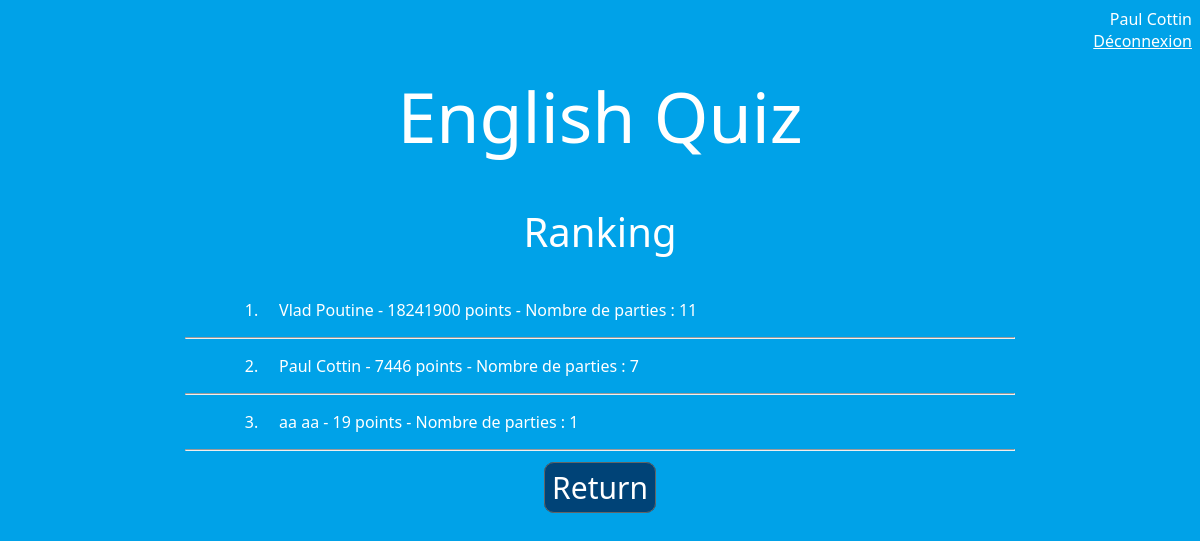
/rank.php (signed in), run on the app's committed database.
### tables this page shows
CREATE TABLE IF NOT EXISTS `users` (
  `id` int(10) NOT NULL AUTO_INCREMENT,
  `prenom` varchar(50) NOT NULL,
  `nom` varchar(50) NOT NULL,
  `email` varchar(50) NOT NULL,
  `mdp` varchar(10000) NOT NULL,
  `maxscore` int(10) DEFAULT '0',
  `nbparties` int(10) NOT NULL DEFAULT '0',
  `nbQts` int(10) NOT NULL DEFAULT '0',
  PRIMARY KEY (`id`),
  UNIQUE KEY `email` (`email`)
);

### rank.php (the view, shortened to what this page needs)
<?php
try{
    $db = new PDO('mysql:host=localhost;dbname=anglais', 'root', '');
}catch(Exeception $e){
    die('Erreur : ' . $e->getMessage());
}
$sql = "SELECT id, prenom, nom FROM users;";
$req = $db->query($sql);
$users = array();
while (($data = $req->fetch()) != null) {
    array_push($users, array($data[1], $data[2], getMax($data[0]), getNbParties($data[0])));
}
foreach ($users as $key => $row) {
    $points[$key]  = $row[3];
}
array_multisort($points, SORT_DESC, $users);
?>
<html>
<head>
    <link rel="stylesheet" type="text/css" href="style.css">
</head>
<body>
<?php if(isset($_SESSION['prenom'])) { ?>
        <p style="text-align:right"><?php echo $_SESSION['prenom']." ".$_SESSION['nom']; ?> <br/>
        <a href="processingConnexion.php?login=0" style="color:white">Déconnexion</a>
        </p>
        <?php } else {?>
        <p style="text-align:right;">
            <a style="color:white;" href="connexion.php">Connexion</a>
        </p>
        <?php } ?>
<p class="centerWhite70">English Quiz</p>
    <p class="centerWhite40">Ranking</p>
    <div>
        <?php for ($i=0; $i < sizeof($users); $i++) { ?>
            <p style="position:relative; left:20%; width:70%">
               <?php echo(($i+1).". "); ?> &nbsp;&nbsp;&nbsp; <?php echo $users[$i][0]; ?> <?php echo $users[$i][1];?> - <?php echo $users[$i][2]; ?> points - Nombre de parties : <?php echo $users[$i][3]; ?> <hr width="70%"/>
            </p>
        <?php
        }
        ?>
    </div>
    <p style="text-align:center">
        <a href="accueil.php" class="button">Return</a>
    </p>
</body>
</html>
<?php
function getMax($id){
    $sql = "SELECT score FROM statistics WHERE id_user=?;";
    $stmt = $GLOBALS['db']->prepare($sql);
    $stmt->execute(array($id));
    $max = 0;
    while(($data = $stmt->fetch()) != null){
        $current = $data[0];
        if ($current > $max) {
            $max = $current;
        }
    }
    return $max;
}
function getNbParties($id){
    $sql = "SELECT count(id) FROM statistics WHERE id_user=?;";
    $stmt = $GLOBALS['db']->prepare($sql);
    $stmt->execute(array($id));
    $data = $stmt->fetch();
    return $data[0];
}
?>

### style.css (style rules this page uses)
html { background-color: #00A2E8; font-family: 'segoe UI'; color: white; }
.centerWhite70 { text-align: center; font-size: 70px; margin-left: auto; margin-right: auto; margin-top: 10px; margin-bottom: 40px; }
.centerWhite40 { text-align: center; font-size: 40px; margin-left: auto; margin-right: auto; margin-top: 10px; margin-bottom: 40px; }
.button { color: white; font-size: 30px; border: 1px solid #646464; background:#004377; text-align: center; margin: 0 auto; margin: 10px; border-radius: 10px; padding-right:7px; padding-left:7px; padding-top:4px; padding-bottom:4px; text-decoration:none; cursor: pointer; }

### data on the page
users: prenom "Vlad", nom "Poutine", i "18241900", i "11"
users: prenom "Paul", nom "Cottin", i "7446", i "7"

### other printed values
$_SESSION['prenom'] "Paul"
$_SESSION['nom'] "Cottin"
$users[$i][0] "aa"
$users[$i][1] "aa"
$users[$i][2] "19"
$users[$i][3] "1"
